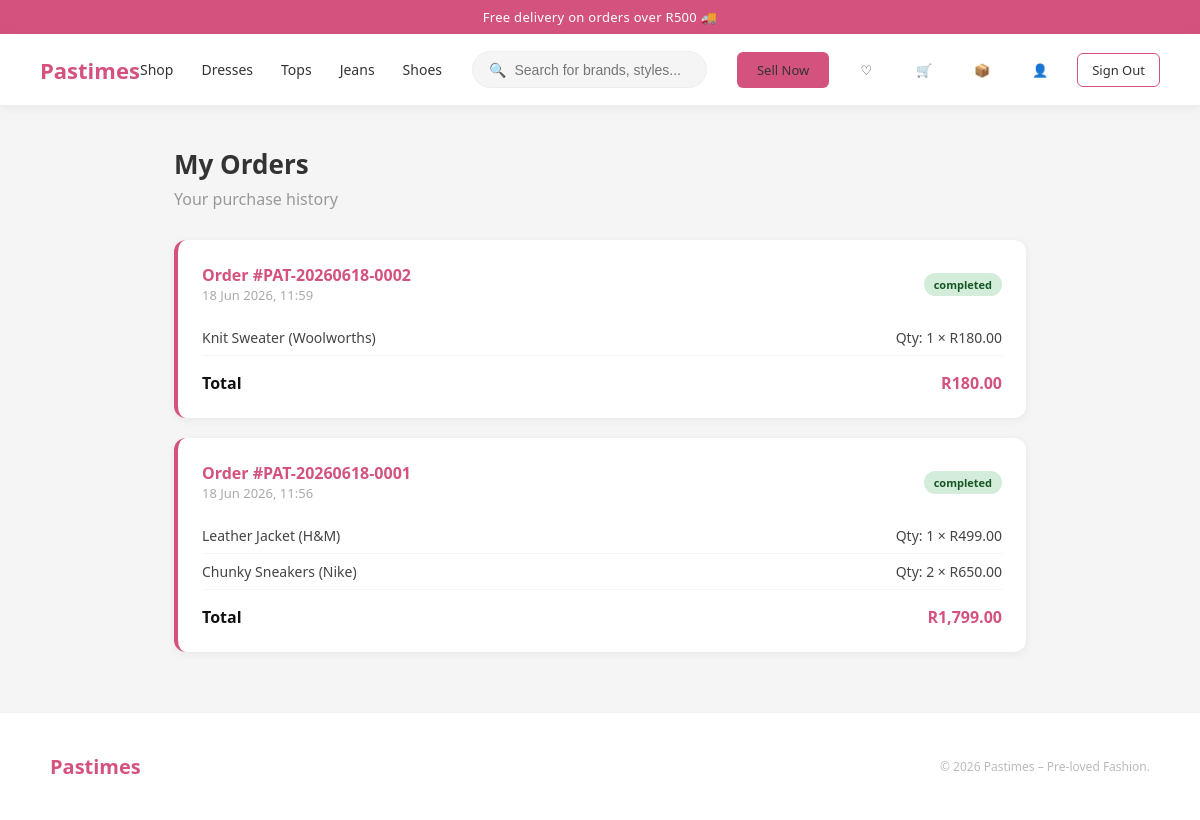
Screenshot of /orders.php (signed in) with the database file from the repository.
### tables this page shows
CREATE TABLE `tblaorder` (
  `order_id` int(11) NOT NULL,
  `user_id` int(11) NOT NULL,
  `total_amount` decimal(10,2) DEFAULT NULL,
  `order_date` datetime DEFAULT current_timestamp(),
  `payment_status` varchar(30) DEFAULT 'pending'
);

CREATE TABLE `tblorderitems` (
  `order_item_id` int(11) NOT NULL,
  `order_id` int(11) NOT NULL,
  `product_id` int(11) NOT NULL,
  `quantity` int(11) DEFAULT NULL
);

CREATE TABLE `tblclothes` (
  `product_id` int(11) NOT NULL,
  `user_id` int(11) NOT NULL,
  `title` varchar(150) NOT NULL,
  `description` text DEFAULT NULL,
  `price` decimal(10,2) NOT NULL,
  `size` varchar(10) DEFAULT NULL,
  `brand` varchar(50) DEFAULT NULL,
  `category` varchar(50) DEFAULT NULL,
  `condition_type` varchar(50) DEFAULT NULL,
  `image_url` varchar(255) DEFAULT NULL,
  `created_at` datetime DEFAULT current_timestamp()
);

### orders.php (the view, shortened to what this page needs)
<?php
$conn = mysqli_connect("localhost", "root", "", "ClothingStore");
$user_id = $_SESSION['user_id'];
$orders = mysqli_query($conn, "SELECT * FROM tblAorder WHERE user_id=$user_id ORDER BY order_date DESC");
?>
<!DOCTYPE html>
<html lang="en">
<head>
    <link rel="stylesheet" href="assets/style.css">
</head>
<body>
<div class="announcement-bar">Free delivery on orders over R500 🚚</div>
<nav class="navbar">
    <a href="index.php" class="logo">Pastimes</a>
    <div class="nav-links">
        <a href="shop.php">Shop</a>
        <a href="shop.php">Dresses</a>
        <a href="shop.php">Tops</a>
        <a href="shop.php">Jeans</a>
        <a href="shop.php">Shoes</a>
    </div>
    <div class="search-bar">
        <span>🔍</span>
        <input type="text" placeholder="Search for brands, styles...">
    </div>
    <div class="nav-right">
        <a href="seller.php" class="btn btn-pink">Sell Now</a>
        <a href="shop.php" class="nav-icon" title="Wishlist">♡</a>
        <a href="cart.php" class="nav-icon" title="Cart">🛒</a>
        <a href="orders.php" class="nav-icon" title="My Orders">📦</a>
        <?php if(isset($_SESSION['username'])): ?>
            <a href="profile.php" class="nav-icon" title="My Profile">👤</a>
            <a href="logout.php" class="btn btn-outline" style="font-size:13px; padding:7px 14px;">Sign Out</a>
        <?php else: ?>
            <a href="login.php" class="nav-icon" title="Login">👤</a>
        <?php endif; ?>
    </div>
</nav>
<div class="orders-container">
    <h2 style="font-size:26px; font-weight:700; margin-bottom:6px;">My Orders</h2>
    <p style="color:#999; margin-bottom:30px;">Your purchase history</p>
    <?php if(mysqli_num_rows($orders) == 0): ?>
    <div class="empty-orders">
        <div>📦</div>
        <h3>No orders yet</h3>
        <p>You haven't placed any orders yet</p>
        <a href="shop.php" class="btn btn-pink" style="margin-top:20px;">Start Shopping</a>
    </div>
    <?php else: ?>
        <?php while($order = mysqli_fetch_assoc($orders)):
            $ref = "PAT-" . date('Ymd', strtotime($order['order_date'])) . "-" . str_pad($order['order_id'], 4, '0', STR_PAD_LEFT);
            $items = mysqli_query($conn, "SELECT tblOrderItems.*, tblClothes.title, tblClothes.price, tblClothes.brand
                                         FROM tblOrderItems
                                         JOIN tblClothes ON tblOrderItems.product_id = tblClothes.product_id
                                         WHERE tblOrderItems.order_id = ".$order['order_id']);
        ?>
        <div class="order-card">
            <div class="order-header">
                <div>
                    <div class="order-ref">Order #<?php echo $ref; ?></div>
                    <div class="order-date"><?php echo date('d M Y, H:i', strtotime($order['order_date'])); ?></div>
                </div>
                <span class="badge badge-verified"><?php echo $order['payment_status']; ?></span>
            </div>
            <div class="order-items-list">
                <?php while($item = mysqli_fetch_assoc($items)): ?>
                <div class="order-item-row">
                    <span><?php echo $item['title']; ?> (<?php echo $item['brand']; ?>)</span>
                    <span>Qty: <?php echo $item['quantity']; ?> × R<?php echo number_format($item['price'], 2); ?></span>
                </div>
                <?php endwhile; ?>
            </div>
            <div class="order-total">
                <span>Total</span>
                <span style="color:#d4537e;">R<?php echo number_format($order['total_amount'], 2); ?></span>
            </div>
        </div>
        <?php endwhile; ?>
    <?php endif; ?>
</div>
<footer>
    <div class="footer-inner">
        <div class="footer-logo">Pastimes</div>
        <div class="footer-copy">© 2026 Pastimes – Pre-loved Fashion.</div>
    </div>
</footer>
</body>
</html>

### assets/style.css (style rules this page uses)
* { margin: 0; padding: 0; box-sizing: border-box; }
body { font-family: 'Segoe UI', Arial, sans-serif; background-color: #f5f5f5; color: #333; }
.announcement-bar { background-color: #d4537e; color: #fff; text-align: center; padding: 8px; font-size: 13px; font-weight: 500; letter-spacing: 0.3px; }
.navbar { background-color: #fff; border-bottom: 1px solid #eee; padding: 0 40px; display: flex; align-items: center; justify-content: space-between; height: 72px; position: sticky; top: 0; z-index: 100; box-shadow: 0 2px 8px rgba(0,0,0,0.06); }
.navbar .logo { font-size: 22px; font-weight: 700; color: #d4537e; text-decoration: none; min-width: 100px; }
.navbar .nav-links { display: flex; align-items: center; gap: 28px; }
.navbar .nav-links a { color: #333; text-decoration: none; font-size: 14px; font-weight: 500; }
.search-bar { display: flex; align-items: center; background: #f5f5f5; border: 1px solid #eee; border-radius: 24px; padding: 8px 16px; gap: 8px; flex: 1; max-width: 340px; margin: 0 30px; }
.search-bar input { border: none; background: transparent; outline: none; font-size: 14px; width: 100%; color: #333; }
.search-bar span { color: #aaa; font-size: 14px; }
.nav-right { display: flex; align-items: center; gap: 16px; }
.nav-right a { color: #333; text-decoration: none; font-size: 13px; }
.nav-icon { width: 42px; height: 42px; display: flex; align-items: center; justify-content: center; border-radius: 50%; cursor: pointer; font-size: 22px; color: #333; text-decoration: none; position: relative; transition: background 0.2s; }
.nav-icon::after { content: attr(title); position: absolute; bottom: -28px; left: 50%; transform: translateX(-50%); background: #333; color: #fff; font-size: 11px; padding: 4px 8px; border-radius: 4px; white-space: nowrap; opacity: 0; pointer-events: none; transition: opacity 0.2s; }
.btn { display: inline-block; padding: 9px 20px; border-radius: 6px; font-size: 14px; cursor: pointer; border: none; text-decoration: none; font-weight: 500; }
.btn-pink { background-color: #d4537e; color: #fff; }
.btn-outline { background-color: #fff; color: #d4537e; border: 1.5px solid #d4537e; }
.badge { padding: 4px 10px; border-radius: 20px; font-size: 11px; font-weight: 600; }
.badge-verified { background: #d4edda; color: #155724; }
footer { background: #fff; border-top: 1px solid #f0f0f0; padding: 40px; margin-top: 60px; }
.footer-inner { max-width: 1100px; margin: 0 auto; display: flex; justify-content: space-between; align-items: center; }
.footer-logo { font-size: 20px; font-weight: 700; color: #d4537e; }
.footer-copy { font-size: 12px; color: #bbb; }

### orders.php (style rules this page uses)
.orders-container { max-width: 900px; margin: 40px auto; padding: 0 24px; }
.order-card { background: #fff; border-radius: 12px; padding: 24px; margin-bottom: 20px; box-shadow: 0 2px 8px rgba(0,0,0,0.06); border-left: 4px solid #d4537e; }
.order-header { display: flex; justify-content: space-between; align-items: center; margin-bottom: 16px; }
.order-ref { font-size: 16px; font-weight: 700; color: #d4537e; }
.order-date { font-size: 13px; color: #aaa; }
.order-items-list { margin-bottom: 16px; }
.order-item-row { display: flex; justify-content: space-between; font-size: 14px; color: #444; padding: 8px 0; border-bottom: 1px solid #f5f5f5; }
.order-total { display: flex; justify-content: space-between; font-size: 16px; font-weight: 700; color: #111; margin-top: 12px; }

### rows the page displays
tblaorder: ref "PAT-20260618-0002", order_date "18 Jun 2026, 11:59", payment_status "completed", total_amount "180.00"
tblorderitems: product.title "Knit Sweater", product.brand "Woolworths", quantity "1", product.price "180.00"
tblaorder: ref "PAT-20260618-0001", order_date "18 Jun 2026, 11:56", payment_status "completed", total_amount "1,799.00"
tblorderitems: product.title "Leather Jacket", product.brand "H&M", quantity "1", product.price "499.00"
tblorderitems: product.title "Chunky Sneakers", product.brand "Nike", quantity "2", product.price "650.00"
